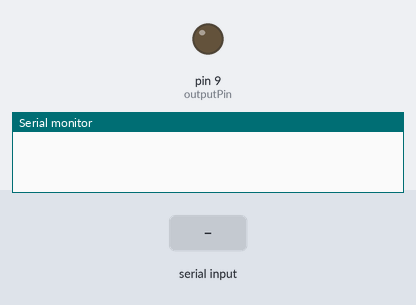
Bench run of a sketch on a simulated Arduino Uno, built with avr-gcc and run on an emulated ATmega328P. On the bench: output pins drawn as LEDs (lit = HIGH), the last lines printed to the serial monitor. The test bench sets the inputs (shaded band).

Above: at 1.2 s.
1.3 s: "90,45\n" received over Serial
At 1.7 s:
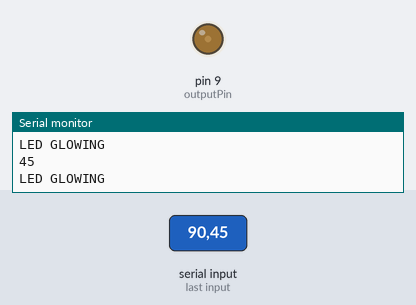
2.8 s: "200\n" received over Serial
At 4.0 s:
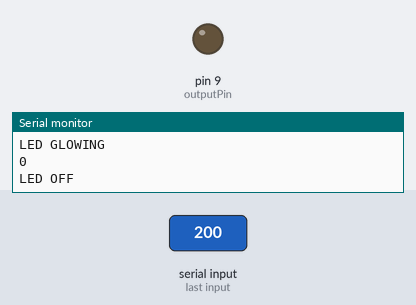
4.3 s: "90\n" received over Serial
At 5.1 s:
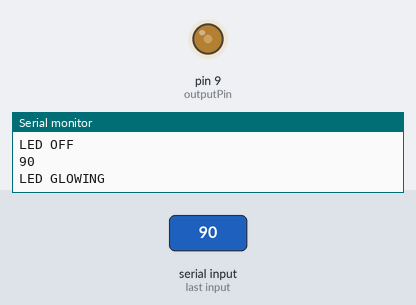
5.8 s: "0\n" received over Serial
At 6.2 s:
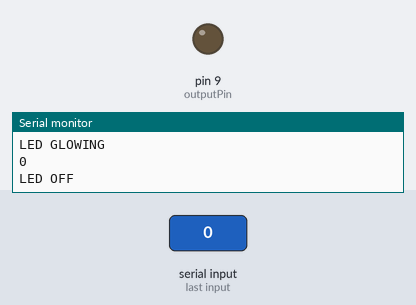
Timing chart, 0 to 8.3 s (numbered marks = the images above; inputs shaded):
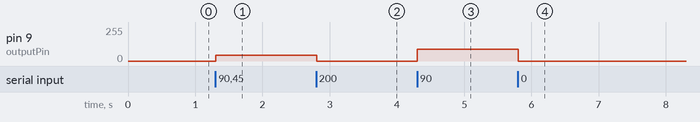

Measured:
- after the input at 1.3 s, pin 9 (outputPin): 0/255 → 45/255 at once
- after the input at 2.8 s, pin 9 (outputPin): 45/255 → 0/255 at once
- after the input at 4.3 s, pin 9 (outputPin): 0/255 → 90/255 at once
- after the input at 5.8 s, pin 9 (outputPin): 90/255 → 0/255 at once

The sketch:

assignment1_b.ino
```cpp
//define the necessary variables
int outputPin = 9;
int UPPER_BOUND = 255, LOWER_BOUND = 0;

void setup() {
  // put your setup code here, to run once:
  Serial.begin(9600);
  pinMode(outputPin,OUTPUT);
}

void loop() {
  // put your main code here, to run repeatedly:
  int analogValue;
 char buffer[] = {' ',' ',' '};
 while (Serial.available()==0); // Wait for characters
 Serial.readBytesUntil('\n', buffer, 3);
 analogValue = atoi(buffer);
 Serial.println(analogValue);
  if(analogValue <= UPPER_BOUND && analogValue > LOWER_BOUND)
  {
    analogWrite(outputPin,analogValue);
    Serial.println("LED GLOWING");
  }
  else if(analogValue == LOWER_BOUND)
  {
    analogWrite(outputPin,0);
    Serial.println("LED OFF");
  }
  else
  {
    Serial.println("Invalid!");
  }
}
```
